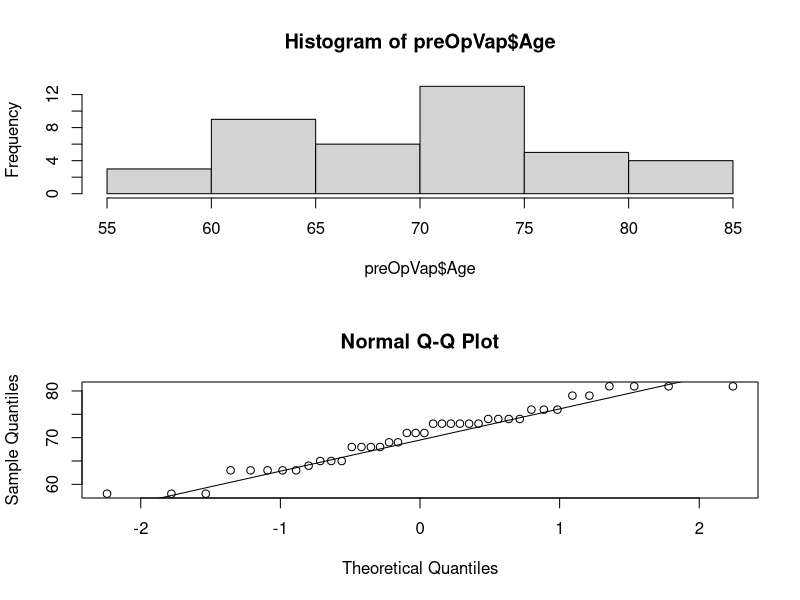
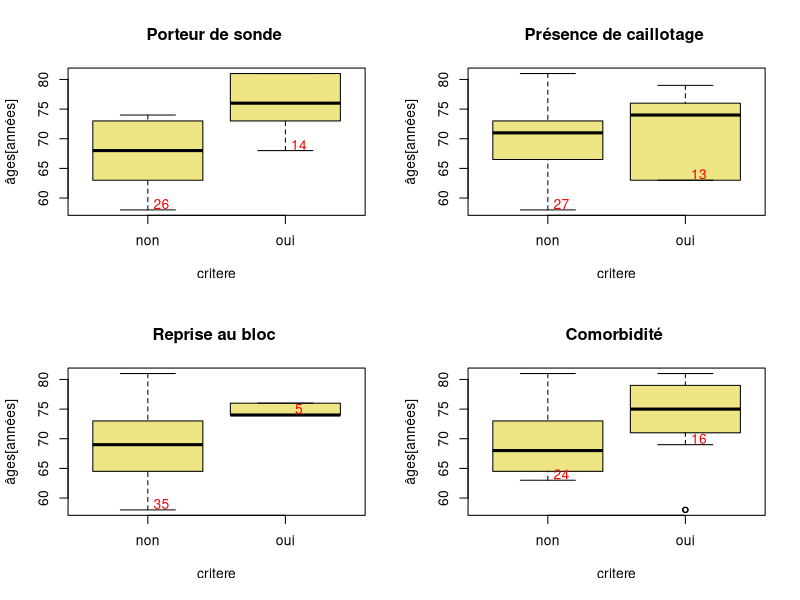
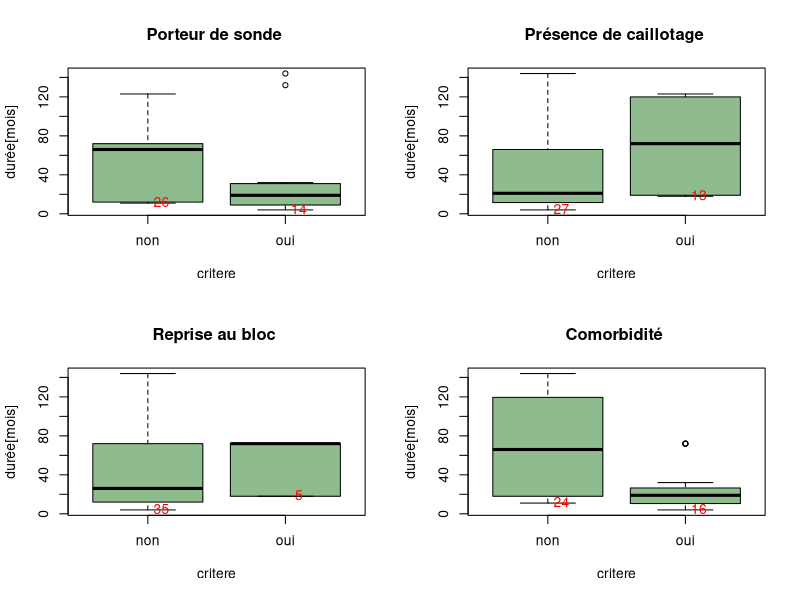
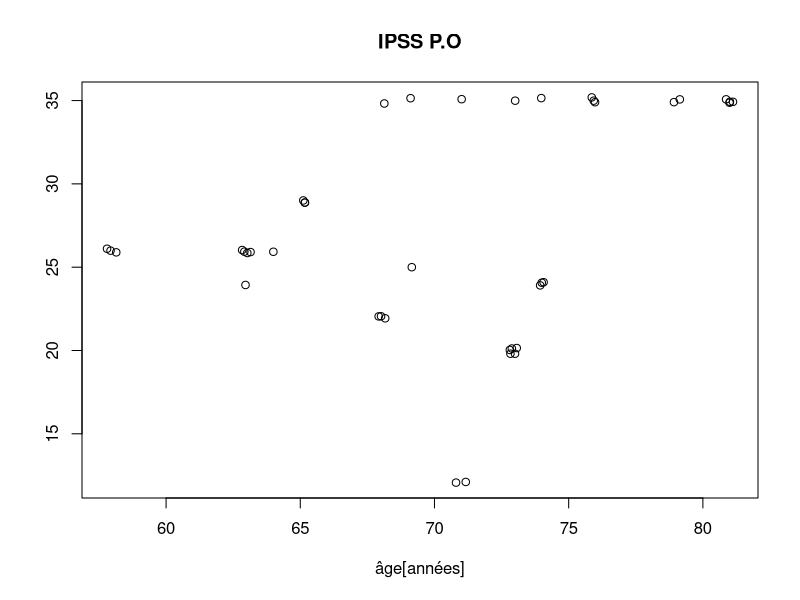
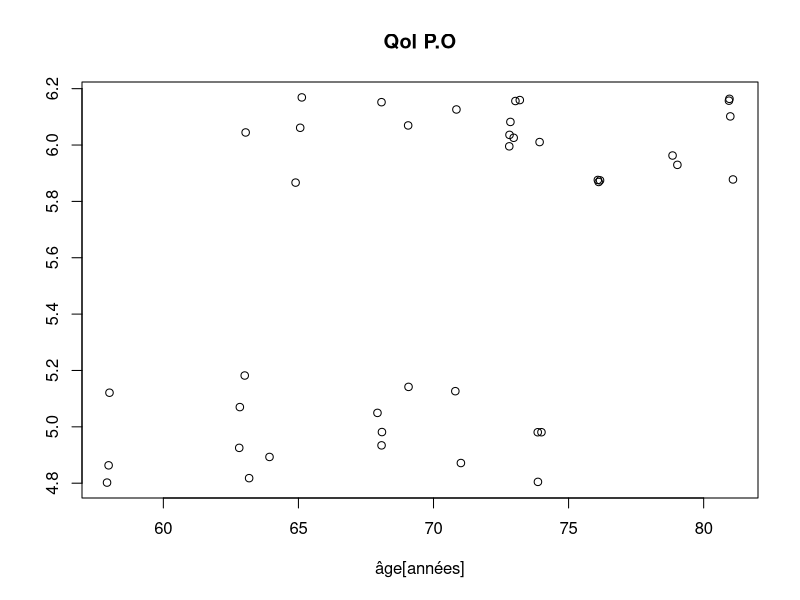
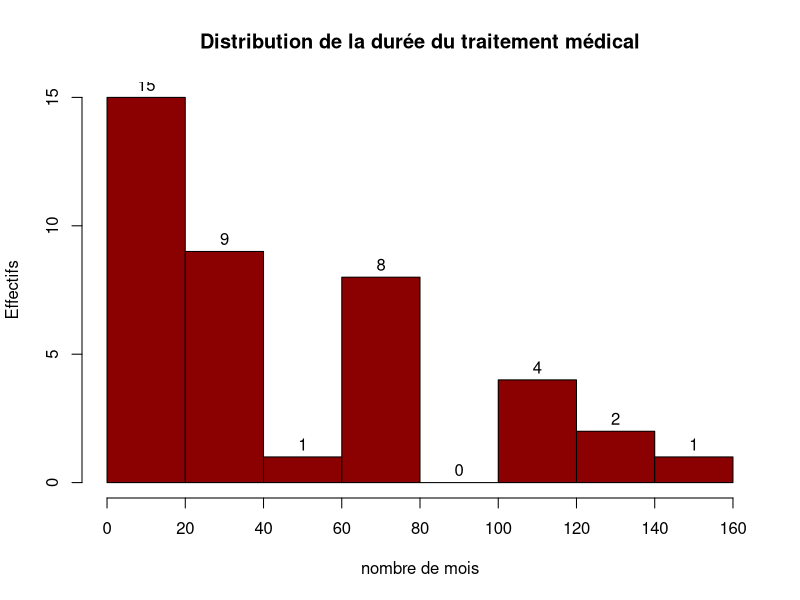
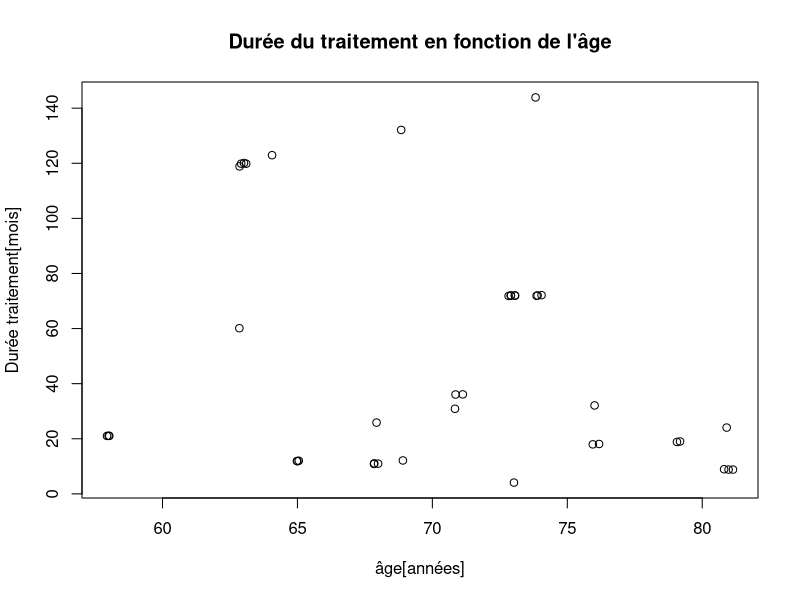

Source code (R) for these figures, in order: (Note: this script raises an error after producing the figures.)
VAPOR = read.csv("data/VAPOR.csv", header = TRUE)

##extraction des colonnes pour traitement pré-operatoire 
#(seulement colonne 1 à 20 : de "age" à "reprise au bloc"
preOpVap = VAPOR[,c(1:20)]

#extraction des colonnes pour traitement post-opératoire
#colonne 21 à 41
postOpVap = VAPOR[,c(21:41)] 

#on eleve la colonne 14 qui correspond à la technique utilisée 
preOpVap = preOpVap[,-14]

##réecrire les labels
labelsPreOpTraitee = c("Age","Comorbidité cardio Vx",
                       "Durée traitement médical (mois)","Porteur de sonde",
                       "IPSS P.O","QoL P.O","Qmax P.0 (ml/s)",
                       "PSA (ng/ml)","Volume prostatique (ml)",
                       "Résidu post mictionnel (ml)","Indication",
                       "Anestésie","Evenement H.D","Transfusion PerO",
                       "Temps OP","Volume résequé (ml)","Délais ablation (jours)",
                       "Caillotage","Reprise au bloc"
)

colnames(preOpVap) <- labelsPreOpTraitee;

### correspondance valeurs des variables indication,..
indication = c("Retention Vésicale Algue","Échec du traitement médical",
               "Retention vesicale chronique","insuffisance rénale",
               "Lithiase vésicale","diverticule",
               "hematurie","infection")
anesthesie = c("Anesthésie Loco-régionale",
               "Anésthésie Générale")
evenement_HD = c("non","hypotension","bradycardie","malaise vagual")
non_oui = c("non","oui")


####################### Remplace valeurs num par character #############
for(i in seq(1,length(anesthesie)))
  preOpVap$Anestésie[preOpVap$Anestésie==i]=anesthesie[i] 

for(i in seq(1,length(indication)))
  preOpVap$Indication[preOpVap$Indication==i]=indication[i] 

for(i in seq(0,length(evenement_HD)-1))
  preOpVap$`Evenement H.D`[preOpVap$`Evenement H.D`==i]=evenement_HD[i+1] 

for(i in seq(0,1)){
  preOpVap$`Comorbidité cardio Vx`[preOpVap$`Comorbidité cardio Vx`==i]<- non_oui[i+1]
  preOpVap$`Transfusion PerO`[preOpVap$`Transfusion PerO`==i]<- non_oui[i+1]
  preOpVap$Caillotage[preOpVap$Caillotage==i] <- non_oui[i+1]
  preOpVap$`Reprise au bloc`[preOpVap$`Reprise au bloc`==i]<- non_oui[i+1]
  preOpVap$`Porteur de sonde`[preOpVap$`Porteur de sonde`==i] <- non_oui[i+1]
}
##########################################################################

resetDf <- function(){
  VAPOR = read.csv("data/VAPOR.csv", header = TRUE)
  preOpVap = VAPOR[,c(1:20)]
  preOpVap = preOpVap[,-14]
  
  postOpVap = VAPOR[,c(21:41)] 
  
  colnames(preOpVap) <- labelsPreOpTraitee;
}



############################### Analyse descriptive ###############################

str(preOpVap)
summary(preOpVap)

median(preOpVap$Age)
#71
mean(preOpVap$Age)
#70.375  
sd(preOpVap$Age)
#6.554261
## etude porte sur personne agés
par(mfrow=c(2,1))
hist(preOpVap$Age)
qqnorm(preOpVap$Age)
qqline(preOpVap$Age)
#variable Age semble suivre une loi normal

critere_oui_non_en_fonction_de_age = function(critere, nomCritere){
  bp = boxplot(preOpVap$Age ~ critere,
               col = "khaki2", border = "black",
               main = paste(nomCritere, ""),
               ylab = "âges[années]"
  )
  text(seq(ncol(bp$stats))+0.1, bp$stats[1, ] + 1, bp$n, col = "red") 
  tapply(preOpVap$Age, critere, mean)
}
critere_oui_non_en_fonction_duree = function(critere, nomCritere){
  bp = boxplot(preOpVap$`Durée traitement médical (mois)` ~ critere,
               col = "darkseagreen", border = "black",
               main = paste(nomCritere, ""),
               ylab = "durée[mois]"
  )
  text(seq(ncol(bp$stats))+0.1, bp$stats[1, ] + 1, bp$n, col = "red") 
  tapply(preOpVap$`Durée traitement médical (mois)`, critere, mean)
}

par(mfrow=c(2,2))
critere_oui_non_en_fonction_de_age(preOpVap$`Porteur de sonde`, "Porteur de sonde")
critere_oui_non_en_fonction_de_age(preOpVap$Caillotage, "Présence de caillotage")
critere_oui_non_en_fonction_de_age(preOpVap$`Reprise au bloc`, "Reprise au bloc")
critere_oui_non_en_fonction_de_age(preOpVap$`Comorbidité cardio Vx`, "Comorbidité")

critere_oui_non_en_fonction_duree(preOpVap$`Porteur de sonde`, "Porteur de sonde")
critere_oui_non_en_fonction_duree(preOpVap$Caillotage, "Présence de caillotage")
critere_oui_non_en_fonction_duree(preOpVap$`Reprise au bloc`, "Reprise au bloc")
critere_oui_non_en_fonction_duree(preOpVap$`Comorbidité cardio Vx`, "Comorbidité")

par(mfrow=c(1,1))
##IPSS => plus c'est élevé, plus patient gené
plot(jitter(preOpVap$Age), jitter(preOpVap$`IPSS P.O`), main="IPSS P.O", xlab="âge[années]", ylab="")
#peut être lien ?

##QOL => plus c'est élevé, plus patient insatisfait
plot(jitter(preOpVap$Age), jitter(preOpVap$`QoL P.O`), main="Qol P.O", xlab="âge[années]", ylab="")
#peut être lien ?

hist(preOpVap$`Durée traitement médical (mois)`,main="Distribution de la durée du traitement médical",
     ylab="Effectifs",xlab="nombre de mois", xaxt="n", ylim=c(0,15),col="darkred",  labels = TRUE)
axis(1,seq(0,160,20))


plot(jitter(preOpVap$Age), jitter(preOpVap$`Durée traitement médical (mois)`),main="Durée du traitement en fonction de l'âge", xlab="âge[années]", ylab="Durée traitement[mois]")
#pas de lien visible


## pour les dissimilarité, utilisé daisy (pour donnée hétérogène)
## cmdscale
library(cluster)
preOpVap = VAPOR[,c(1:20)]
preOpVap = preOpVap[,-14]
colnames(preOpVap) <- labelsPreOpTraitee;

D=daisy(preOpVap, metric = "gower")

par(mfrow=c(2,1))
Cord2 = cmdscale(D)
plot(Cord2, type="p")

Cord3 = cmdscale(D, k=3)
plot(Cord3[,1],Cord3[,3], type="p")

## on affiche sur la premiere et troisieme dimensions pour avoir une autre vue. => permet d'avoir plus de recul sur certains
## points semble parfois proche mais ne le sont pas tant que ça.

############################### Clustering des données ###############################
vap = preOpVap[preOpVap$`Porteur de sonde`==0,]
#garder seulement les patients porteur de sonde
vap <- lapply(vap, FUN = as.numeric)
vap <- as.data.frame(vap)
colnames(vap) <- labelsPreOpTraitee;
vap$`Evenement H.D` = NULL
vap$`Porteur de sonde` = NULL
vap$`Transfusion PerO` = NULL

vap.scale = scale(vap)

A=daisy(vap.scale, metric = "euclidean")

par(mfrow=c(2,1))
Cord2 = cmdscale(A)
plot(Cord2, type="p")

Cord3 = cmdscale(A, k=3)
plot(Cord3[,1],Cord3[,3], type="p")


par(mfrow=c(1,1))
cah.ward <- hclust(A, method="ward.D2")
plot(cah.ward, cex = 0.7, hang = -1) # display dendrogram
groupes.cah <- cutree(cah.ward, k=3) # cut tree into 3 clusters
table(groupes.cah)
# draw dendogram with red borders around the 3 clusters
rect.hclust(cah.ward, k=3, border=2:5) 

cah.average <- hclust(A, method="average")
plot(cah.average, cex = 0.7, hang = -1) # display dendrogram
groupes.average <- cutree(cah.average, k=4) # cut tree into 4 clusters
table(groupes.average)
# draw dendogram with red borders around the 4 clusters
rect.hclust(cah.average, k=4, border=2:5) 

## Partionning Around Medoids  PAM
pam = pam(A, k=4)
pam
pam$silinfo
plot(pam)


pam3 = pam(A, k=3)
pam3
pam3$silinfo
plot(pam3)

## on part sur 4 classes




